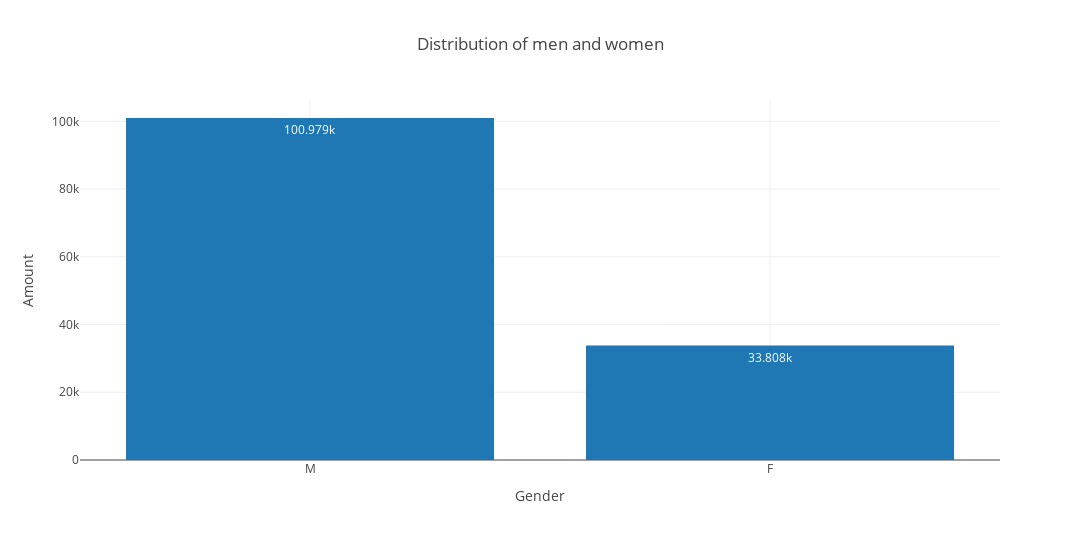

Notebook code cell kept with this figure:
### Code cell
# g) Plot diagram over gender distribution
athletes_men = len(df_gender_names[(df_gender_names["Sex"] == "M")])
athletes_women = len(df_gender_names[(df_gender_names["Sex"] == "F")])

fig = px.bar(
    data_frame=df_gender_names,
    x=df_gender_names.Sex.unique(),
    y=[athletes_men, athletes_women],
    title="Distribution of men and women",
    labels={"x": "Gender", "y": "Amount"},
    text_auto=True,
    template="gridon",
    width=1080,
    height=540,
)

fig.show()

### Figure 1 — Plotly figure (JSON) as saved in the notebook; plotly's stock layout.template omitted (floating-point values rounded to 4 significant figures)
{"data": [{"alignmentgroup": "True", "hovertemplate": "Gender=%{x}<br>Amount=%{y}<extra></extra>", "legendgroup": "", "marker": {"color": "#1F77B4", "pattern": {"shape": ""}}, "name": "", "offsetgroup": "", "orientation": "v", "showlegend": false, "textposition": "auto", "texttemplate": "%{y}", "type": "bar", "x": ["M", "F"], "xaxis": "x", "y": [100979, 33808], "yaxis": "y"}], "layout": {"barmode": "relative", "height": 540, "legend": {"tracegroupgap": 0}, "title": {"text": "Distribution of men and women"}, "width": 1080, "xaxis": {"anchor": "y", "domain": [0, 1], "title": {"text": "Gender"}}, "yaxis": {"anchor": "x", "domain": [0, 1], "title": {"text": "Amount"}}}}
